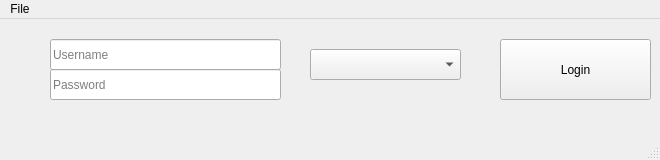
<?xml version="1.0" encoding="UTF-8"?>
<ui version="4.0">
 <class>LoginWindow</class>
 <widget class="QMainWindow" name="LoginWindow">
  <property name="geometry">
   <rect>
    <x>0</x>
    <y>0</y>
    <width>660</width>
    <height>160</height>
   </rect>
  </property>
  <property name="windowTitle">
   <string>LoginWindow</string>
  </property>
  <widget class="QWidget" name="centralwidget">
   <widget class="QLineEdit" name="usernameLineEdit">
    <property name="geometry">
     <rect>
      <x>50</x>
      <y>20</y>
      <width>231</width>
      <height>31</height>
     </rect>
    </property>
    <property name="placeholderText">
     <string>Username</string>
    </property>
   </widget>
   <widget class="QLineEdit" name="passwordLineEdit">
    <property name="geometry">
     <rect>
      <x>50</x>
      <y>50</y>
      <width>231</width>
      <height>31</height>
     </rect>
    </property>
    <property name="placeholderText">
     <string>Password</string>
    </property>
   </widget>
   <widget class="QComboBox" name="loginComboBox">
    <property name="geometry">
     <rect>
      <x>310</x>
      <y>30</y>
      <width>151</width>
      <height>31</height>
     </rect>
    </property>
    <property name="placeholderText">
     <string>Login as...</string>
    </property>
    <item>
     <property name="text">
      <string>Käufer Neuware</string>
     </property>
    </item>
    <item>
     <property name="text">
      <string>Verkäufer Neuware</string>
     </property>
    </item>
    <item>
     <property name="text">
      <string>Käufer Gebraucht</string>
     </property>
    </item>
    <item>
     <property name="text">
      <string>Verkäufer Gebraucht</string>
     </property>
    </item>
   </widget>
   <widget class="QPushButton" name="loginButton">
    <property name="geometry">
     <rect>
      <x>500</x>
      <y>20</y>
      <width>151</width>
      <height>61</height>
     </rect>
    </property>
    <property name="text">
     <string>Login</string>
    </property>
   </widget>
  </widget>
  <widget class="QMenuBar" name="menubar">
   <property name="geometry">
    <rect>
     <x>0</x>
     <y>0</y>
     <width>660</width>
     <height>22</height>
    </rect>
   </property>
   <widget class="QMenu" name="menuFile">
    <property name="title">
     <string>File</string>
    </property>
    <addaction name="actionClose"/>
   </widget>
   <addaction name="menuFile"/>
  </widget>
  <widget class="QStatusBar" name="statusbar"/>
  <action name="actionClose">
   <property name="text">
    <string>Close</string>
   </property>
  </action>
 </widget>
 <resources/>
 <connections/>
</ui>
